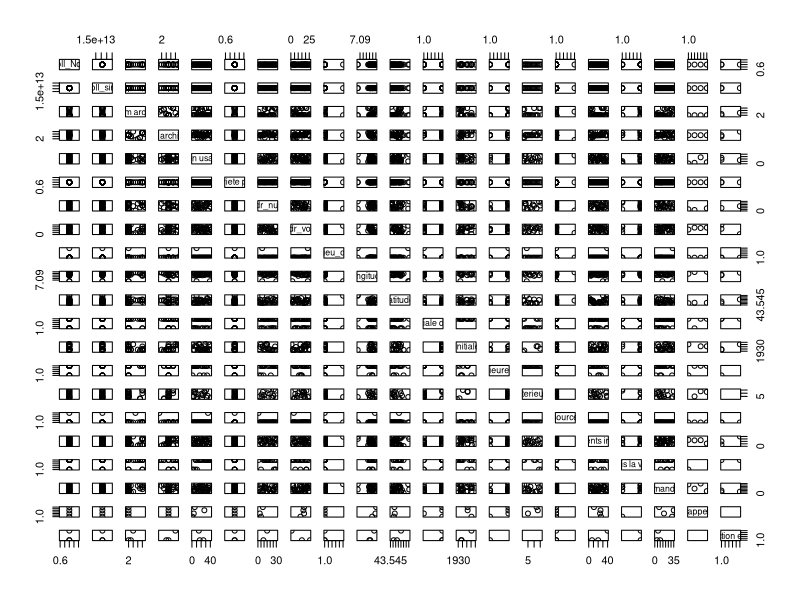
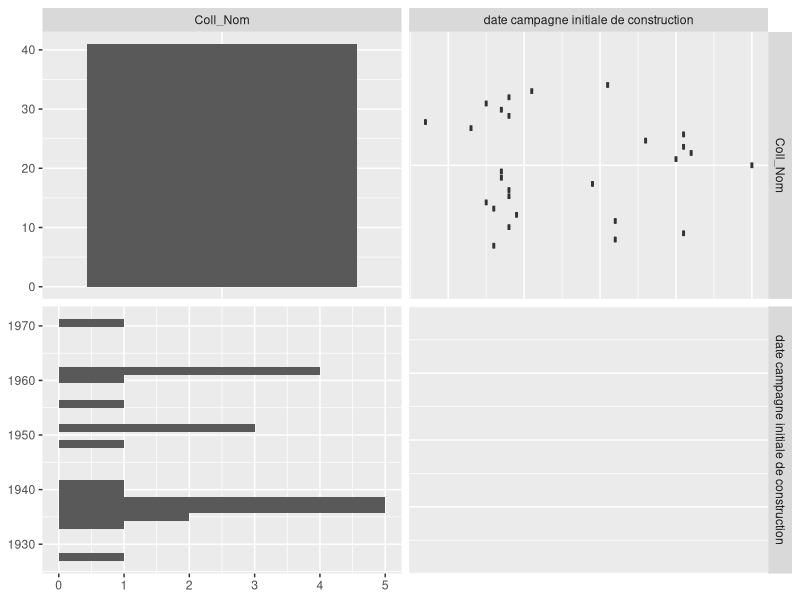
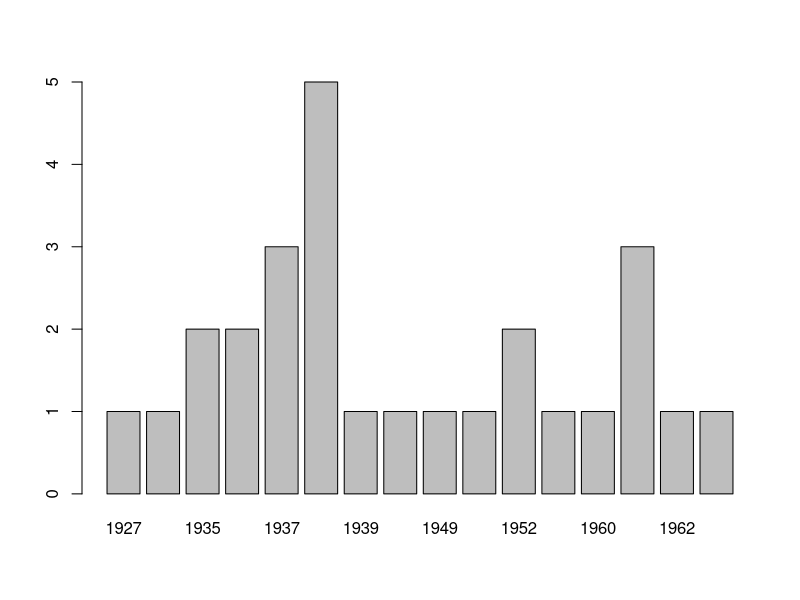
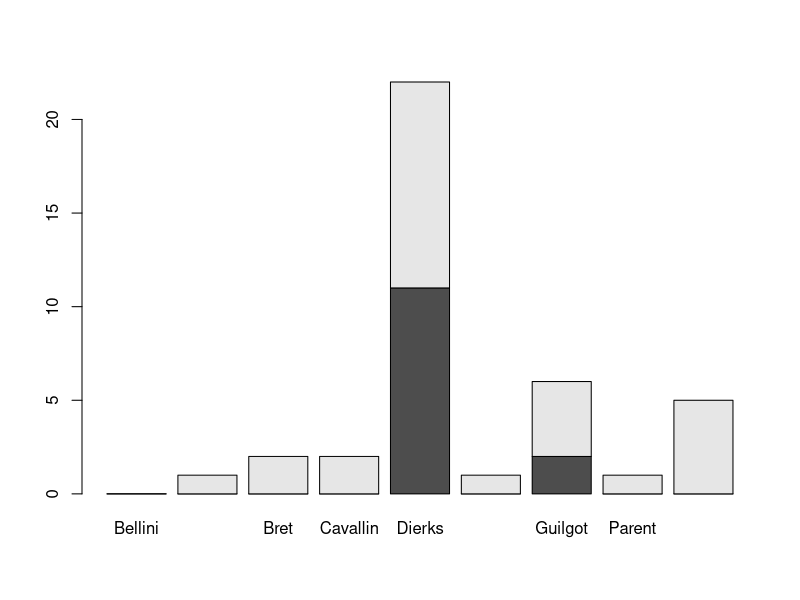
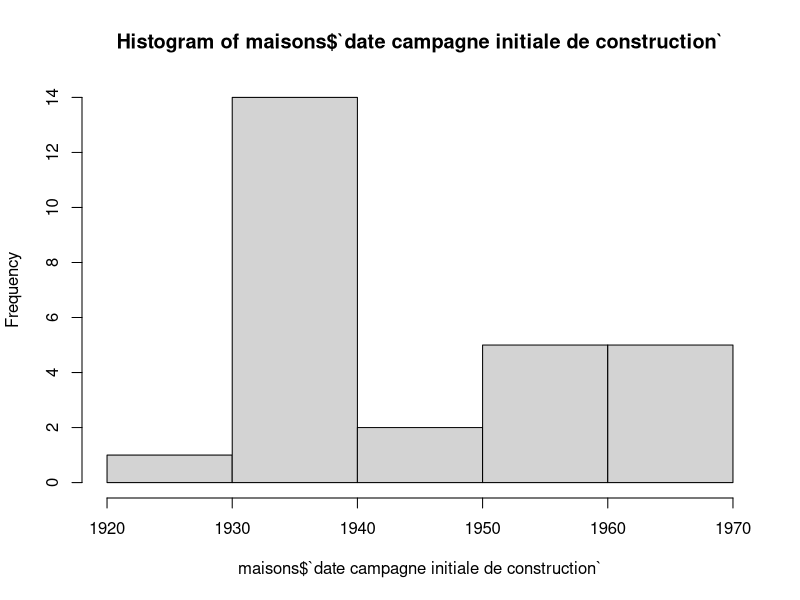
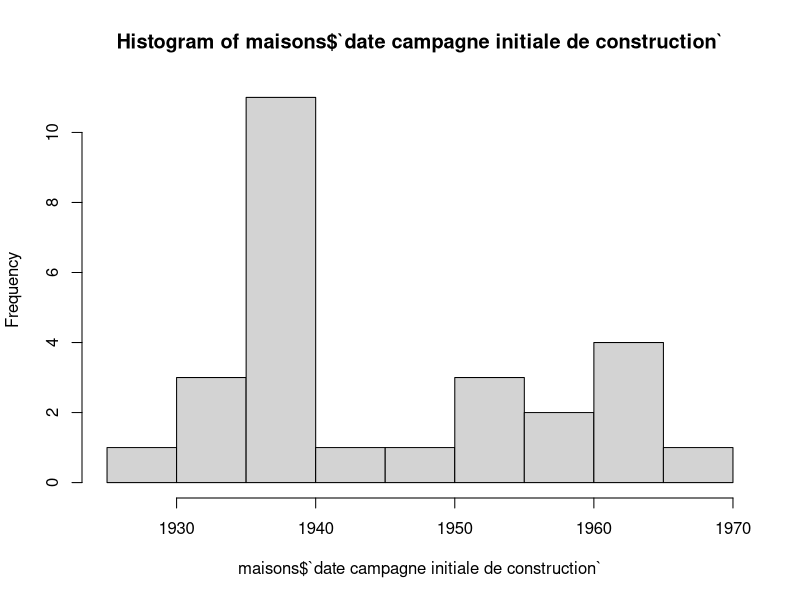
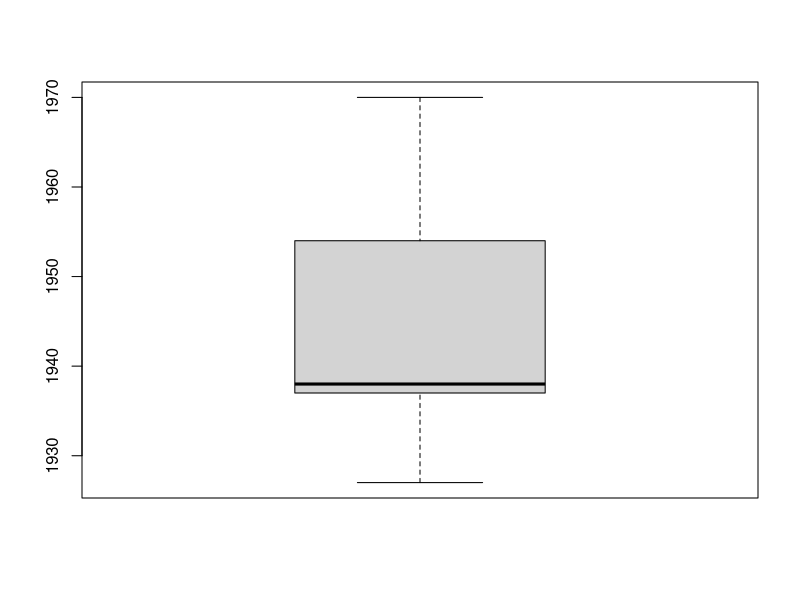
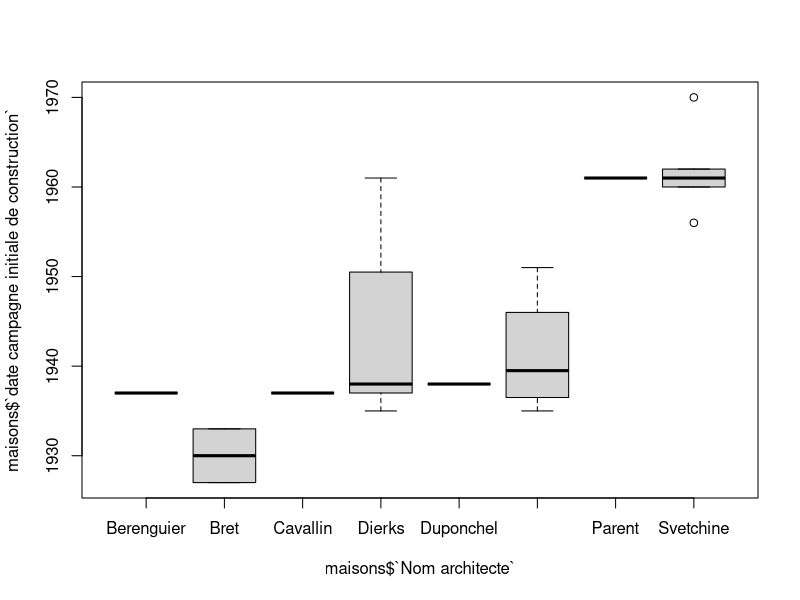

Generate these figures, in order, with R: (Note: this script raises an error after producing the figures.)
library(tidyverse)        # Load tidyverse

#LOAD  ------------------------------------------------------------------
list.files()
maisons <- read_csv("data/antibes_architectes.csv")

#EXPLORE ---------------------------------------------------------------

glimpse(maisons) #glimpse
names(maisons) #get all names of cols
str(maisons) #get all types of cols
summary(maisons) #get data summary (length, min, max, etc...)
colSums(is.na(maisons)) #count missing values
plot(maisons)

#GGally for numeric data exploration (not useful in our case)
install.packages("GGally")          
library("GGally")                   
maisons %>%
  select(Coll_Nom,`date campagne initiale de construction`) %>%
  ggpairs(maisons)

#Base R table and bar chart
table(maisons$`date campagne initiale de construction`)
barplot(table(maisons$`date campagne initiale de construction`))

table(maisons$`campagne initiale de construction`, maisons$`Nom architecte`)
barplot(table(maisons$`campagne initiale de construction`, maisons$`Nom architecte`))

#Hist & boxplot
hist(maisons$`date campagne initiale de construction`)
hist(maisons$`date campagne initiale de construction`, breaks = 15)
boxplot(maisons$`date campagne initiale de construction`)
boxplot(maisons$`date campagne initiale de construction`~ maisons$`Nom architecte`)

# Warning : 
# The ggplot default for histograms is to use right-closed intervals, 
# whereas the default for hist(...) is left closed intervals. 
# Also, ggplot uses a different algorithm for calculating the x-axis breaks 
# and limits.

#CLEAN ------------------------------------------------------------------

#clean cols
maisons2 <- 
  maisons %>%
  select(2,13) %>% #remove other col
  rename("siret" = 1 , "date_construction" = 2) #rename col by position

#rename col with pure R
colnames(maisons2) = c("siret", "date_construction")

# Remove NA 
maisons2 %>% 
  filter(!is.na(date_construction)) %>% #remove NA from col 
  print()

#Better way to remove NA
maisons2 %>%
  drop_na(date_construction)

#Saving csv -----------------------------------------------------------------
maisons2 %>%
  write_csv("maisons_data") 

#Total load & cleaning ------------------------------------------------------
maisons <- read_csv("antibes_architectes.csv")
maisons2 <- 
  maisons %>%
  select(2,13) %>% #remove other col
  rename("siret" = 1 , "date_construction" = 2) %>% #rename col by position
  drop_na(date_construction) %>%
  write_csv("maisons_data") %>%
  print()

#ANALYZE -------------------------------------------------------------------
a1 <- 
  maisons2 %>%
  count(date = date_construction) %>% #count by date
  mutate(période = cut(date, breaks = c(1930, 1950,1975,2000), labels = c("1930-1950","1950-1975","1975-2000"))) #bin in periods

g1 <- 
  a1 %>%
  ggplot(aes(x = période, y = n)) +
  geom_col()
print(g1)

g2 <-           
  a1 %>%
  ggplot(aes(x = date, y = n)) +
  geom_col()
print(g2)

g3 <-           
  a1 %>%
  ggplot(aes(x = date)) +
  geom_histogram(bins = 10)
print(g3)


# SAVE FILES ---------------------------------------------------------------

ggsave("figures/g1.png")
ggsave("figures/g2.png")
ggsave("figures/g3.png")
